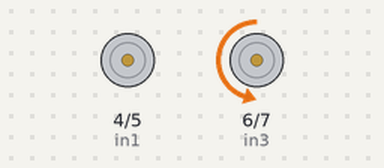
Bench run of a sketch on a simulated Arduino Uno, built with avr-gcc and run on an emulated ATmega328P. On the bench: motor-driver pin pairs drawn as motors (green arrow = first pin HIGH = forward, orange = second pin HIGH = backward, longer = more drive, scaled by the enable pin).

Above: at 1.5 s.
At 4.5 s:
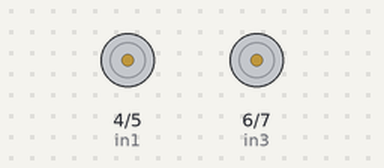
At 7.5 s:
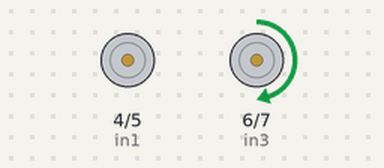
Timing chart, 0 to 11.7 s (numbered marks = the images above):
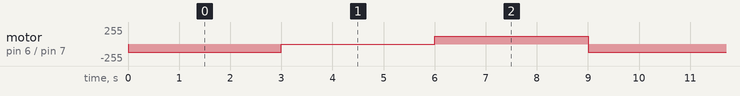

The sketch:

Motor_Driver_Test_Code.ino
```cpp
#define enA 2//Enable1 L298 Pin enA
#define enB 3 //Enable2 L298 Pin enB

#define in1 4 //Motor1  L298 Pin in1
#define in2 5 //Motor1  L298 Pin in2
#define in3 6 //Motor2  L298 Pin in3
#define in4 7 //Motor2  L298 Pin in4

void forward(){  //forword
digitalWrite(in1, HIGH); //Right Motor forword Pin
digitalWrite(in2, LOW);  //Right Motor backword Pin
digitalWrite(in3, LOW);  //Left Motor backword Pin
digitalWrite(in4, HIGH); //Left Motor forword Pin
}

void backward(){ //backword
digitalWrite(in1, LOW);  //Right Motor forword Pin
digitalWrite(in2, HIGH); //Right Motor backword Pin
digitalWrite(in3, HIGH); //Left Motor backword Pin
digitalWrite(in4, LOW);  //Left Motor forword Pin
}

void turnRight(){ //turnRight
digitalWrite(in1, LOW);  //Right Motor forword Pin
digitalWrite(in2, HIGH); //Right Motor backword Pin
digitalWrite(in3, LOW);  //Left Motor backword Pin
digitalWrite(in4, HIGH); //Left Motor forword Pin
}

void turnLeft(){ //turnLeft
digitalWrite(in1, HIGH); //Right Motor forword Pin
digitalWrite(in2, LOW);  //Right Motor backword Pin
digitalWrite(in3, HIGH); //Left Motor backword Pin
digitalWrite(in4, LOW);  //Left Motor forword Pin
}

void Stop(){ //stop
digitalWrite(in1, LOW); //Right Motor forword Pin
digitalWrite(in2, LOW); //Right Motor backword Pin
digitalWrite(in3, LOW); //Left Motor backword Pin
digitalWrite(in4, LOW); //Left Motor forword Pin
}

int Speed = 120;


void setup() {

pinMode(enA, OUTPUT); // declare as output for L298 Pin enA
pinMode(in1, OUTPUT); // declare as output for L298 Pin in1
pinMode(in2, OUTPUT); // declare as output for L298 Pin in2
pinMode(in3, OUTPUT); // declare as output for L298 Pin in3
pinMode(in4, OUTPUT); // declare as output for L298 Pin in4
pinMode(enB, OUTPUT); // declare as output for L298 Pin enB

analogWrite(enA, Speed); // Write The Duty Cycle 0 to 255 Enable Pin A for Motor1 Speed
analogWrite(enB, Speed); // Write The Duty Cycle 0 to 255 Enable Pin B for Motor2 Speed
//delay(5000);

}

void loop() {
  forward();
  delay(3000);
  Stop();
  delay(3000);
  backward();
  delay(3000);
  Stop();
  //delay(3000);
  //turnRight();
  //delay(3000);
  //Stop();
  //delay(3000);
  //turnLeft();
  //delay(3000);
 // Stop();
  //delay(3000);

}
```

Measured:
- by itself, motor on pin 6 (in3) / pin 7 (in4): repeats every 9.0 s: stopped 3.0 s, forward 120/255 3.0 s, backward 120/255 3.0 s
